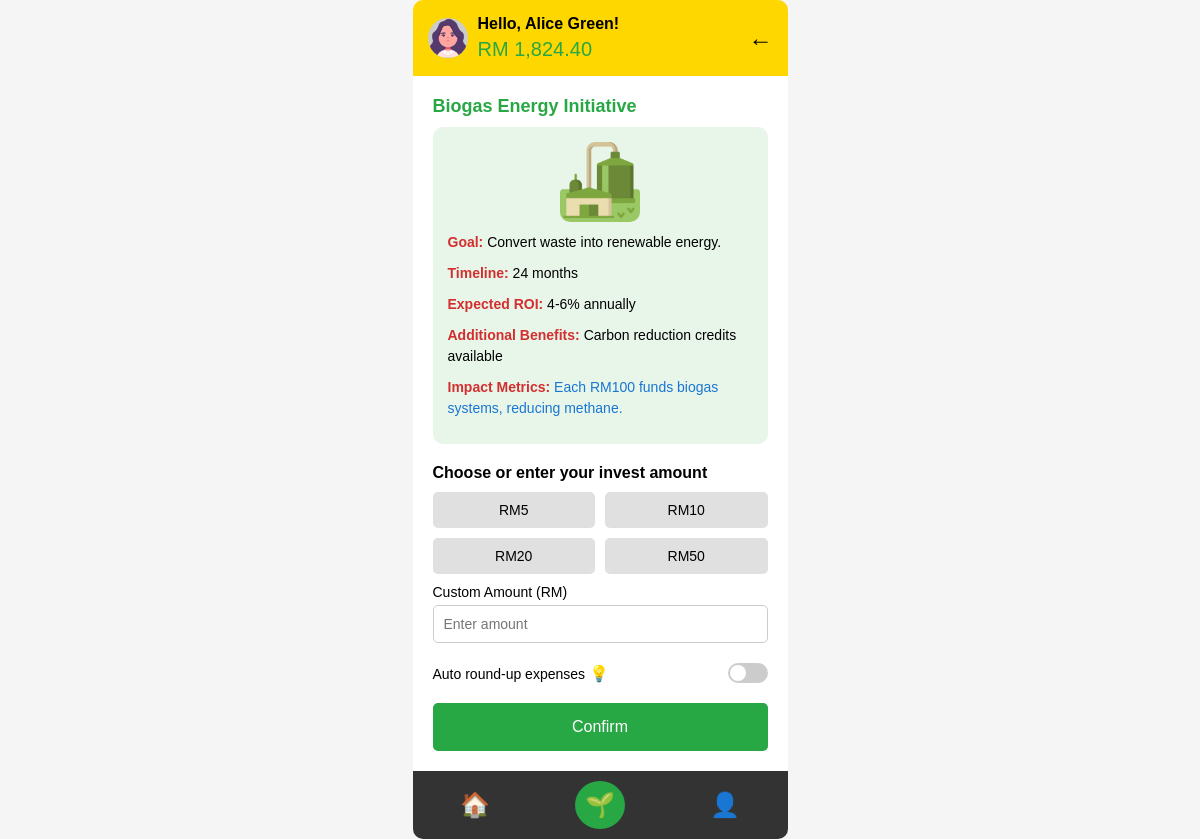
The app's page /project-details.php?project=biogas-projects (signed in), older data.
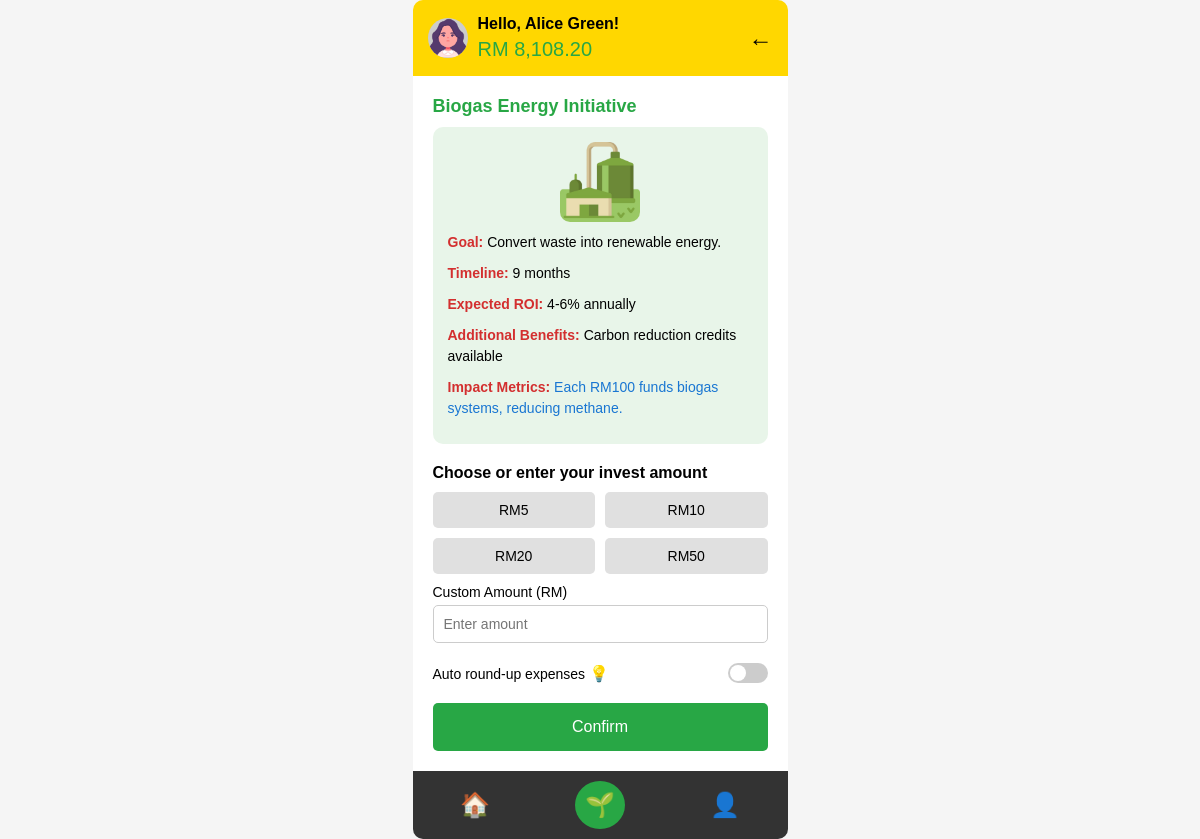
The same page, newer data.
### tables this page shows
CREATE TABLE `users` (
  `user_id` int(11) NOT NULL,
  `name` varchar(100) NOT NULL,
  `email` varchar(100) NOT NULL,
  `password` varchar(255) NOT NULL,
  `balance` decimal(10,2) DEFAULT 0.00,
  `created_at` timestamp NOT NULL DEFAULT current_timestamp(),
  `profile_image` varchar(255) DEFAULT 'user.png'
);

CREATE TABLE `projects` (
  `id` varchar(50) NOT NULL,
  `title` varchar(255) NOT NULL,
  `goal` text NOT NULL,
  `timeline` varchar(100) NOT NULL,
  `roi` varchar(50) NOT NULL,
  `benefits` text NOT NULL,
  `impact` text NOT NULL,
  `category` varchar(100) NOT NULL,
  `image` varchar(255) DEFAULT 'default.png'
);

### project-details.php (the view, shortened to what this page needs)
<?php
include 'db.php';
$user_id = $_SESSION['user_id'];
$project_id = $_GET['project'] ?? null;
$query = "SELECT name, balance, profile_image FROM users WHERE user_id = ?";
$stmt = $conn->prepare($query);
$stmt->bind_param("i", $user_id);
$stmt->execute();
$result = $stmt->get_result();
$user = $result->fetch_assoc();
$profile_image = !empty($user['profile_image']) ? "images/" . $user['profile_image'] : "images/default.png";
$query = "SELECT * FROM projects WHERE id = ?";
$stmt = $conn->prepare($query);
$stmt->bind_param("s", $project_id);
$stmt->execute();
$result = $stmt->get_result();
$project = $result->fetch_assoc();
$image_path = !empty($project['image']) ? "images/" . $project['image'] : "images/default.png";
?>
<!DOCTYPE html>
<html lang="en">
<head>
    <link rel="stylesheet" href="project-details.css">
</head>
<body>
    <div class="container">
        <header class="header">
            <div class="profile">
                <img src="<?php echo htmlspecialchars($profile_image); ?>" alt="Profile Image" class="profile-icon">
                <div>
                    <div class="greeting">Hello, <?php echo htmlspecialchars($user['name']); ?>!</div>
                    <div class="balance">RM <?php echo number_format($user['balance'], 2); ?></div>
                </div>
            </div>
            <a href="greenvest.php" class="logout">←</a>
        </header>
        <main class="main-content">
            <div class="project-title"><?php echo htmlspecialchars($project['title']); ?></div>
            <div class="project-details">
                <img src="<?php echo $image_path; ?>" alt="<?php echo htmlspecialchars($project['title']); ?>" class="project-image">
                <p><strong>Goal:</strong> <?php echo htmlspecialchars($project['goal']); ?></p>
                <p><strong>Timeline:</strong> <?php echo htmlspecialchars($project['timeline']); ?></p>
                <p><strong>Expected ROI:</strong> <?php echo htmlspecialchars($project['roi']); ?></p>
                <p><strong>Additional Benefits:</strong> <?php echo htmlspecialchars($project['benefits']); ?></p>
                <p class="info"><strong>Impact Metrics:</strong> <?php echo htmlspecialchars($project['impact']); ?></p>
            </div>
            <div class="investment-options">
                <h3>Choose or enter your invest amount</h3>
                <div class="amount-buttons">
                    <button data-amount="5">RM5</button>
                    <button data-amount="10">RM10</button>
                    <button data-amount="20">RM20</button>
                    <button data-amount="50">RM50</button>
                </div>
                <div class="custom-amount">
                    <label>Custom Amount (RM)</label>
                    <input type="number" id="customAmount" placeholder="Enter amount" min="1">
                </div>
                <div class="toggle-section">
                    <label>Auto round-up expenses <span class="info-icon" onclick="showAutoRoundUpInfo()">💡</span></label>
                    <label class="switch">
                        <span class="slider"></span>
                    </label>
                </div>
                <button class="confirm-btn" onclick="confirmInvestment()">Confirm</button>
            </div>
        </main>
        <footer class="footer">
            <a href="index.php">🏠</a>
            <a href="greenvest.php" class="active">🌱</a>
            <a href="profile.php">👤</a>
        </footer>
    </div>
</body>
</html>

Row changes from the older to the newer data that the page shows:
changed users "Alice Green": balance "1,824.40" → "8,108.20"
changed projects "Biogas Energy Initiative": timeline "24 months" → "9 months"
